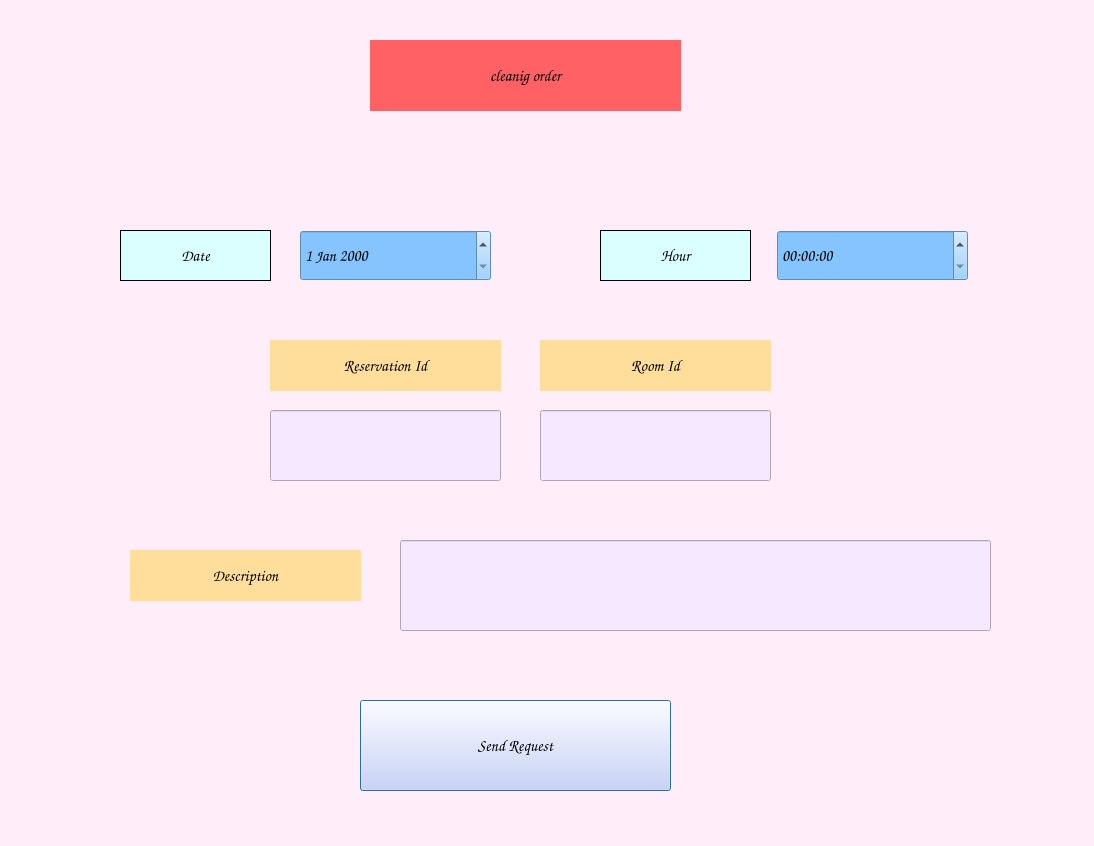
<?xml version="1.0" encoding="UTF-8"?>
<ui version="4.0">
 <class>cleaning_room</class>
 <widget class="QDialog" name="cleaning_room">
  <property name="geometry">
   <rect>
    <x>0</x>
    <y>0</y>
    <width>1094</width>
    <height>846</height>
   </rect>
  </property>
  <property name="cursor">
   <cursorShape>OpenHandCursor</cursorShape>
  </property>
  <property name="windowTitle">
   <string>make_cleaning_room</string>
  </property>
  <property name="styleSheet">
   <string notr="true">background-color: rgb(255, 238, 249);</string>
  </property>
  <widget class="QDateEdit" name="cleaning_room_Date">
   <property name="geometry">
    <rect>
     <x>300</x>
     <y>230</y>
     <width>191</width>
     <height>51</height>
    </rect>
   </property>
   <property name="font">
    <font>
     <family>Comic Sans MS</family>
     <pointsize>12</pointsize>
     <weight>75</weight>
     <bold>true</bold>
    </font>
   </property>
   <property name="cursor">
    <cursorShape>PointingHandCursor</cursorShape>
   </property>
   <property name="styleSheet">
    <string notr="true">background-color: rgb(133, 196, 255);</string>
   </property>
  </widget>
  <widget class="QLabel" name="cleaning_room_Date_L">
   <property name="geometry">
    <rect>
     <x>120</x>
     <y>230</y>
     <width>151</width>
     <height>51</height>
    </rect>
   </property>
   <property name="font">
    <font>
     <family>Comic Sans MS</family>
     <pointsize>12</pointsize>
     <weight>75</weight>
     <bold>true</bold>
    </font>
   </property>
   <property name="cursor">
    <cursorShape>OpenHandCursor</cursorShape>
   </property>
   <property name="styleSheet">
    <string notr="true">background-color: rgb(219, 255, 255);</string>
   </property>
   <property name="frameShape">
    <enum>QFrame::Panel</enum>
   </property>
   <property name="text">
    <string>Date</string>
   </property>
   <property name="alignment">
    <set>Qt::AlignCenter</set>
   </property>
  </widget>
  <widget class="QLabel" name="cleaning_room_header_L">
   <property name="geometry">
    <rect>
     <x>370</x>
     <y>40</y>
     <width>311</width>
     <height>71</height>
    </rect>
   </property>
   <property name="font">
    <font>
     <family>Comic Sans MS</family>
     <pointsize>12</pointsize>
     <weight>75</weight>
     <bold>true</bold>
    </font>
   </property>
   <property name="cursor">
    <cursorShape>PointingHandCursor</cursorShape>
   </property>
   <property name="styleSheet">
    <string notr="true">background-color: rgb(255, 97, 100);</string>
   </property>
   <property name="text">
    <string>cleanig order</string>
   </property>
   <property name="alignment">
    <set>Qt::AlignCenter</set>
   </property>
   <property name="margin">
    <number>1</number>
   </property>
  </widget>
  <widget class="QPushButton" name="cleaning_room_request_PB">
   <property name="geometry">
    <rect>
     <x>360</x>
     <y>700</y>
     <width>311</width>
     <height>91</height>
    </rect>
   </property>
   <property name="font">
    <font>
     <family>Comic Sans MS</family>
     <pointsize>12</pointsize>
     <weight>75</weight>
     <bold>true</bold>
    </font>
   </property>
   <property name="cursor">
    <cursorShape>PointingHandCursor</cursorShape>
   </property>
   <property name="styleSheet">
    <string notr="true">background-color: rgb(208, 209, 255);</string>
   </property>
   <property name="text">
    <string>Send Request</string>
   </property>
  </widget>
  <widget class="QTimeEdit" name="timeEdit">
   <property name="geometry">
    <rect>
     <x>777</x>
     <y>230</y>
     <width>191</width>
     <height>51</height>
    </rect>
   </property>
   <property name="font">
    <font>
     <family>Comic Sans MS</family>
     <pointsize>12</pointsize>
     <weight>75</weight>
     <bold>true</bold>
    </font>
   </property>
   <property name="cursor">
    <cursorShape>PointingHandCursor</cursorShape>
   </property>
   <property name="styleSheet">
    <string notr="true">background-color: rgb(133, 196, 255);</string>
   </property>
  </widget>
  <widget class="QLabel" name="cleaning_room_Hour_L">
   <property name="geometry">
    <rect>
     <x>600</x>
     <y>230</y>
     <width>151</width>
     <height>51</height>
    </rect>
   </property>
   <property name="font">
    <font>
     <family>Comic Sans MS</family>
     <pointsize>12</pointsize>
     <weight>75</weight>
     <bold>true</bold>
    </font>
   </property>
   <property name="cursor">
    <cursorShape>OpenHandCursor</cursorShape>
   </property>
   <property name="styleSheet">
    <string notr="true">background-color: rgb(219, 255, 255);</string>
   </property>
   <property name="frameShape">
    <enum>QFrame::Panel</enum>
   </property>
   <property name="text">
    <string>Hour</string>
   </property>
   <property name="alignment">
    <set>Qt::AlignCenter</set>
   </property>
  </widget>
  <widget class="QLabel" name="cleaning_room_id_L">
   <property name="geometry">
    <rect>
     <x>540</x>
     <y>340</y>
     <width>231</width>
     <height>51</height>
    </rect>
   </property>
   <property name="font">
    <font>
     <family>Comic Sans MS</family>
     <pointsize>12</pointsize>
     <weight>75</weight>
     <bold>true</bold>
    </font>
   </property>
   <property name="cursor">
    <cursorShape>ClosedHandCursor</cursorShape>
   </property>
   <property name="styleSheet">
    <string notr="true">background-color: rgb(255, 222, 156);</string>
   </property>
   <property name="text">
    <string>Room Id</string>
   </property>
   <property name="alignment">
    <set>Qt::AlignCenter</set>
   </property>
   <property name="margin">
    <number>1</number>
   </property>
  </widget>
  <widget class="QLineEdit" name="cleaning_room_reservation_Id_LE">
   <property name="geometry">
    <rect>
     <x>270</x>
     <y>410</y>
     <width>231</width>
     <height>71</height>
    </rect>
   </property>
   <property name="font">
    <font>
     <family>Comic Sans MS</family>
     <pointsize>12</pointsize>
     <weight>75</weight>
     <bold>true</bold>
    </font>
   </property>
   <property name="cursor">
    <cursorShape>PointingHandCursor</cursorShape>
   </property>
   <property name="styleSheet">
    <string notr="true">background-color: rgb(244, 233, 255);</string>
   </property>
  </widget>
  <widget class="QLabel" name="cleaning_room_reservation_Id_L">
   <property name="geometry">
    <rect>
     <x>270</x>
     <y>340</y>
     <width>231</width>
     <height>51</height>
    </rect>
   </property>
   <property name="font">
    <font>
     <family>Comic Sans MS</family>
     <pointsize>12</pointsize>
     <weight>75</weight>
     <bold>true</bold>
    </font>
   </property>
   <property name="cursor">
    <cursorShape>ClosedHandCursor</cursorShape>
   </property>
   <property name="styleSheet">
    <string notr="true">background-color: rgb(255, 222, 156);</string>
   </property>
   <property name="text">
    <string>Reservation Id</string>
   </property>
   <property name="alignment">
    <set>Qt::AlignCenter</set>
   </property>
   <property name="margin">
    <number>1</number>
   </property>
  </widget>
  <widget class="QLineEdit" name="cleaning_room_Id_LE">
   <property name="geometry">
    <rect>
     <x>540</x>
     <y>410</y>
     <width>231</width>
     <height>71</height>
    </rect>
   </property>
   <property name="font">
    <font>
     <family>Comic Sans MS</family>
     <pointsize>12</pointsize>
     <weight>75</weight>
     <bold>true</bold>
    </font>
   </property>
   <property name="cursor">
    <cursorShape>PointingHandCursor</cursorShape>
   </property>
   <property name="styleSheet">
    <string notr="true">background-color: rgb(244, 233, 255);</string>
   </property>
  </widget>
  <widget class="QLabel" name="cleaning_room_Description_L">
   <property name="geometry">
    <rect>
     <x>130</x>
     <y>550</y>
     <width>231</width>
     <height>51</height>
    </rect>
   </property>
   <property name="font">
    <font>
     <family>Comic Sans MS</family>
     <pointsize>12</pointsize>
     <weight>75</weight>
     <bold>true</bold>
    </font>
   </property>
   <property name="cursor">
    <cursorShape>ClosedHandCursor</cursorShape>
   </property>
   <property name="styleSheet">
    <string notr="true">background-color: rgb(255, 222, 156);</string>
   </property>
   <property name="text">
    <string>Description</string>
   </property>
   <property name="alignment">
    <set>Qt::AlignCenter</set>
   </property>
   <property name="margin">
    <number>1</number>
   </property>
  </widget>
  <widget class="QLineEdit" name="cleaning_room_description_LE">
   <property name="geometry">
    <rect>
     <x>400</x>
     <y>540</y>
     <width>591</width>
     <height>91</height>
    </rect>
   </property>
   <property name="font">
    <font>
     <family>Comic Sans MS</family>
     <pointsize>12</pointsize>
     <weight>75</weight>
     <bold>true</bold>
    </font>
   </property>
   <property name="cursor">
    <cursorShape>PointingHandCursor</cursorShape>
   </property>
   <property name="styleSheet">
    <string notr="true">background-color: rgb(244, 233, 255);</string>
   </property>
  </widget>
 </widget>
 <resources/>
 <connections/>
</ui>
